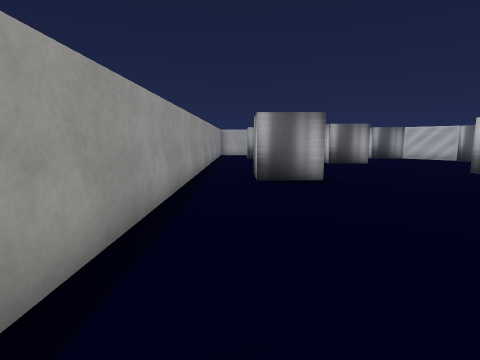
View 1 (above)

24 first-person views from a walk through a 3-D level made in the Unity game engine. The camera is 1.2 m above the floor, tilts 8° down and sees 80° across. The floor is counted in squares, 1 m on a side. Each view is taken from the middle of a square. On the plan, view 1 faces up. The plan holds only what a view shows up to about 13 squares ahead; the rest is blank. Some animated figures are left out. Some surface patterns are stand-ins.

View 2
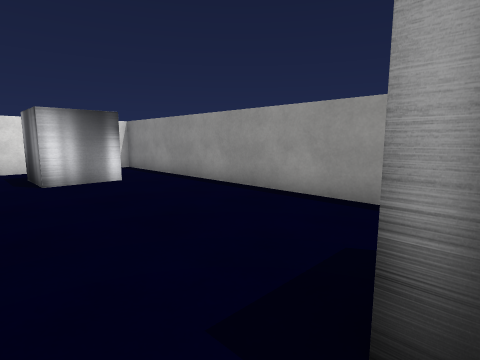

View 3
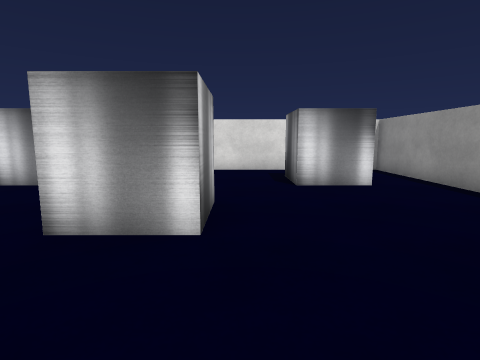

View 4
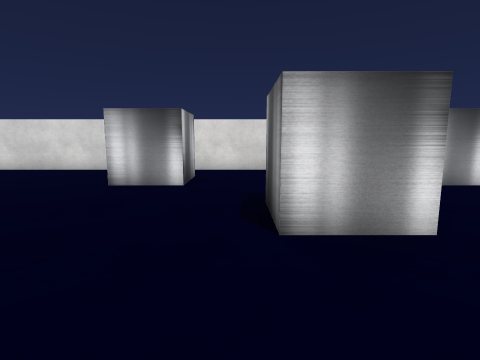

View 5
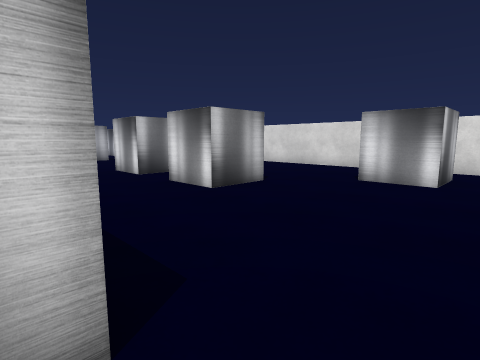

View 6
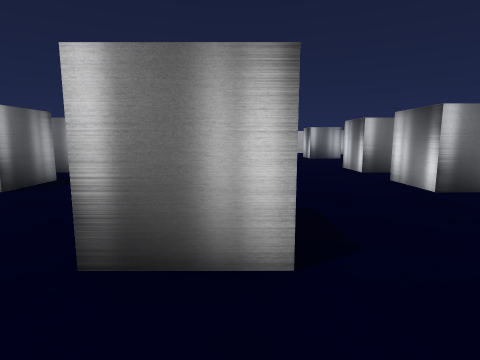

View 7
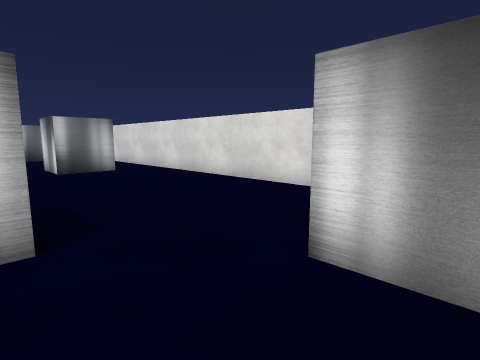

View 8
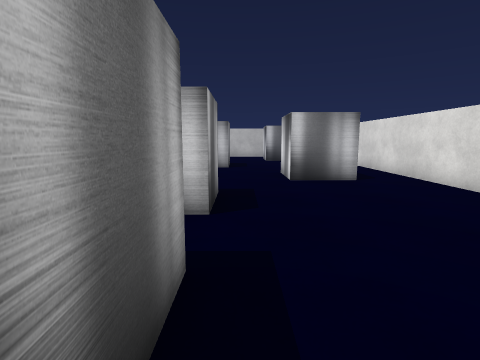

View 9
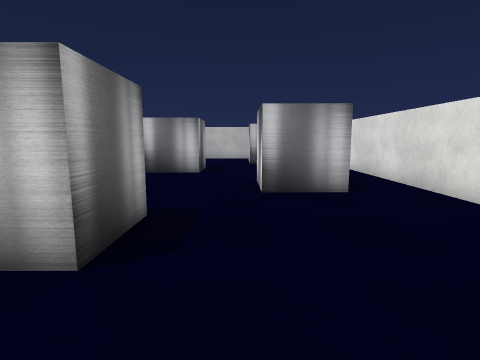

View 10
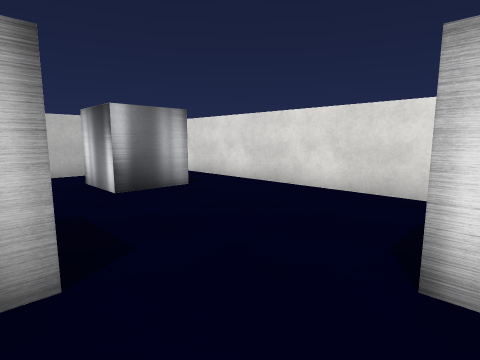

View 11
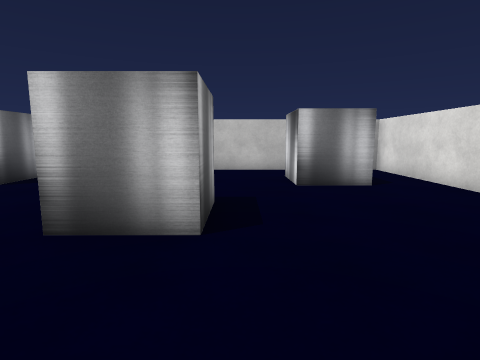

View 12
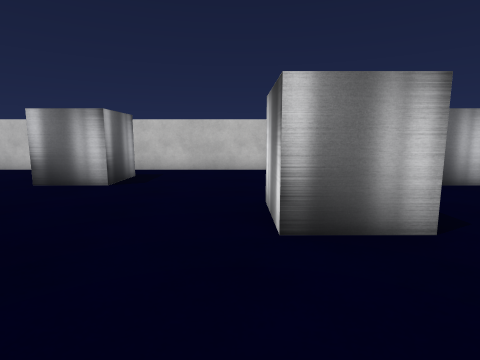

View 13
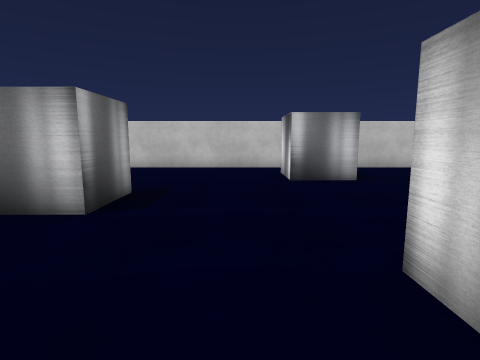

View 14
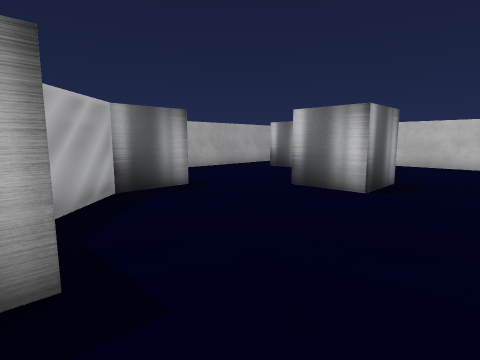

View 15
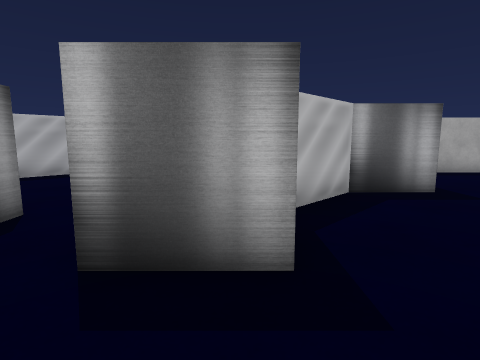

View 16
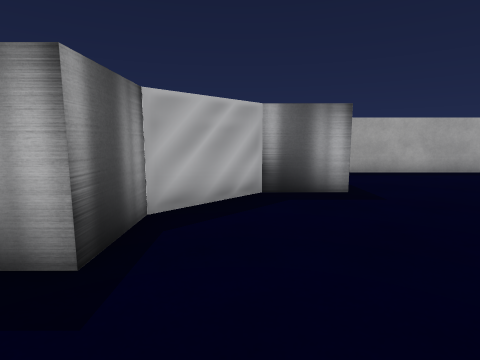

View 17
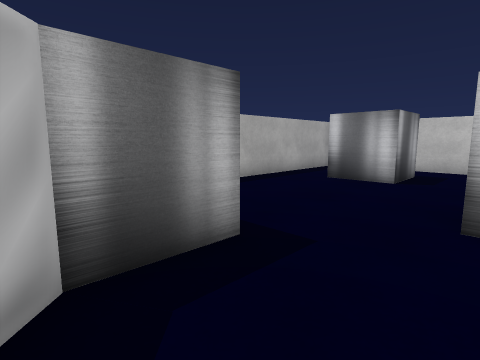

View 18
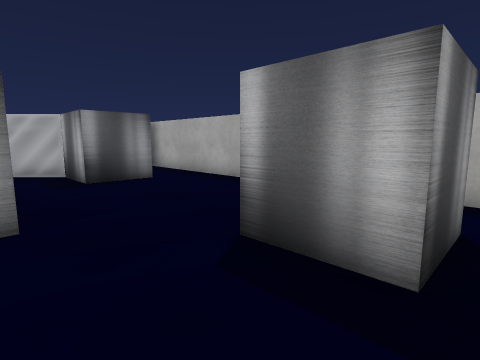

View 19
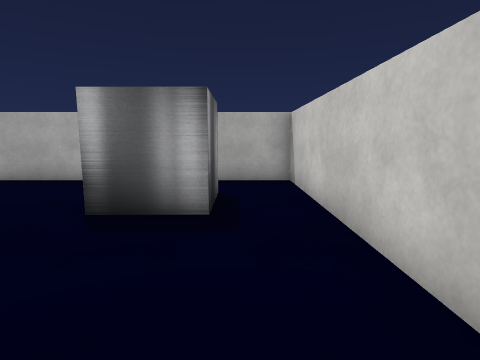

View 20
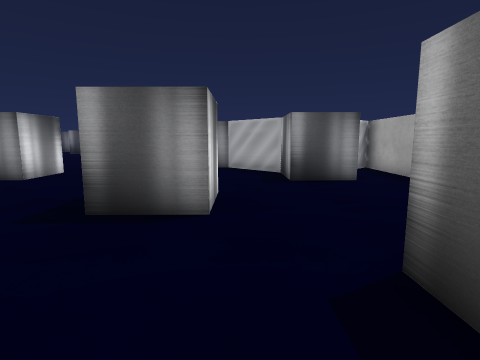

View 21
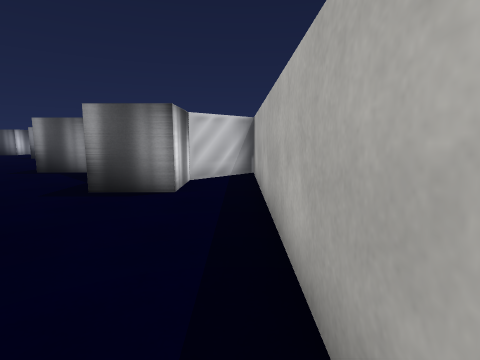

View 22
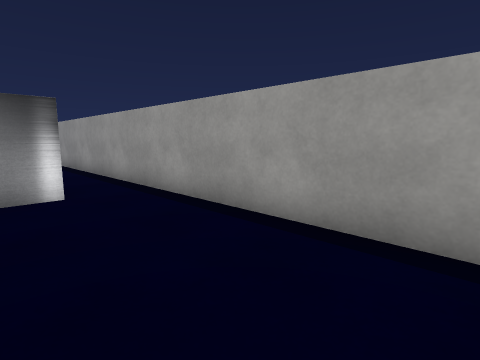

View 23
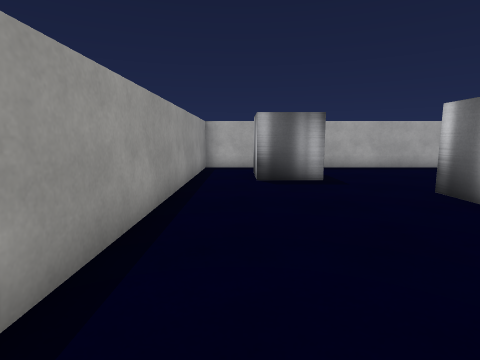

View 24
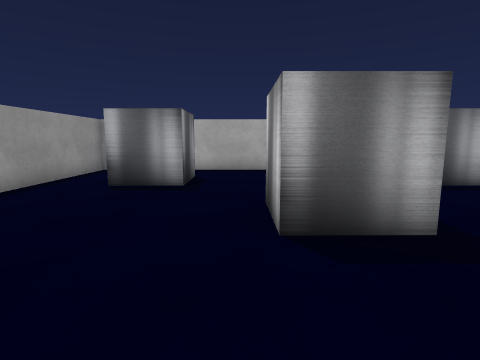

### Floor plan
Points are (right, up) in squares from view 1. A wall is a line through its corners. A room is listed if a view was taken in it or the views show most of it. See-through windows are left out.
Room 1 (view 1)
walls: (-1.5, 0.5) (-1.5, -3.5) (-1.1, -3.5)
ways out: opening at (-0.5, -0.5) to room 2
Room 2 (views 2, 3, 4, 5, 6, 7, 8, 9, 10, 11, 12, 13, 14, 15, 16, 17, 18, 19, 20, 21, 22, 23, 24)
walls: (14.5, 14.5) (12.5, 14.5); (20.5, 10.5) (22.5, 10.5) (22.5, 9.9); (16.5, 15.2) (16.5, 15.9); (14.5, 2.5) (12.5, 2.5) (12.5, 4.5) (14.5, 4.5); (8.5, 8.4) (8.5, 10.5); (18.5, 2.5) (16.5, 2.5) (16.5, 4.5) (18.5, 4.5); (6.6, 14.5) (4.5, 14.5) (4.5, 16.5); (10.4, 18.5) (9.2, 18.5); (24.5, 14.5) (24.5, 16.5) (26.5, 16.5) (26.5, 14.5) (24.5, 14.5); (20.5, -1.6) (20.5, 0.5) (22.5, 0.5); (4.5, 2.5) (4.5, 4.5) (6.5, 4.5) (6.5, 2.5); (8.5, -1.5) (8.5, 0.5) (10.5, 0.5); (2.5, 9) (2.5, 8.5) (0.5, 8.5); (12.1, -3.5) (28.5, -3.5); (26.5, 2.5) (24.5, 2.5) (24.5, 4.5) (26.5, 4.5); (0.5, 8.8) (0.5, 10.5) (1.5, 10.5); (8.8, 22.5) (2.1, 22.5); (30.5, 8.5) (28.5, 8.5) (28.5, 10.5) (30.5, 10.5); (0.4, 0.5) (2.5, 0.5) (2.5, -1.5); (2.5, 20.5) (2.5, 18.5) (0.5, 18.5); (28.5, -1.6) (28.5, 0.5) (30.5, 0.5); (0.5, 18.8) (0.5, 20.2); (2.1, -3.5) (8.9, -3.5); (30.5, 20.5) (30.5, 18.5) (28.5, 18.5) (28.5, 20.5); (32.5, -0.1) (32.5, 20.5); (-1.5, 20.5) (-1.5, 0.5); (30.5, 22.5) (18.5, 22.5) (20.5, 20.5) (22.5, 20.5) (22.5, 18.5) (20.5, 18.5) (18.5, 16.5) (18.5, 14.5) (16.5, 14.5)
ways out: opening at (-0.5, -0.5) to room 1; opening at (29.5, 21.5)

Positions as (right, up) in squares from view 1, and headings:
1: (0, 0), facing up
2: (4, 9), facing down-left
3: (4, 8), facing down
4: (7, 8), facing down
5: (7, 9), facing down-right
6: (6, 9), facing right
7: (9, 3), facing down-right
8: (12, 2), facing right
9: (14, 1), facing right
10: (22, 3), facing down-right
11: (21, 2), facing right
12: (21, 5), facing right
13: (20, 12), facing right
14: (18, 12), facing up-right
15: (18, 12), facing up
16: (20, 12), facing up
17: (20, 16), facing up-right
18: (31, 16), facing up-left
19: (31, 14), facing up
20: (31, 17), facing left
21: (29, 22), facing left
22: (2, 17), facing down-left
23: (0, 10), facing up
24: (4, 11), facing up
